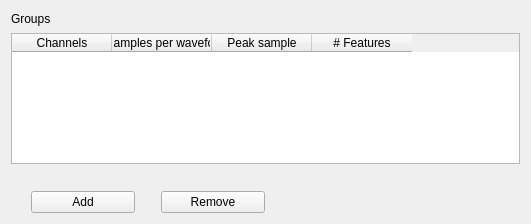
<?xml version="1.0" encoding="UTF-8"?>
<ui version="4.0" stdsetdef="1">
  <author></author>
  <comment></comment>
  <exportmacro></exportmacro>
  <class>SpikeLayout</class>
  <widget class="QWidget" name="SpikeLayout">
    <property name="geometry">
      <rect>
        <x>0</x>
        <y>0</y>
        <width>531</width>
        <height>224</height>
      </rect>
    </property>
    <property name="windowTitle">
      <string>Spike</string>
    </property>
    <layout class="QGridLayout">
      <item row="0" column="0">
        <layout class="QGridLayout">
          <item row="1" column="0">
            <widget class="QTableWidget" name="groupTable">
              <property name="sizePolicy">
                <sizepolicy>
                  <hsizetype>7</hsizetype>
                  <vsizetype>7</vsizetype>
                  <horstretch>0</horstretch>
                  <verstretch>0</verstretch>
                </sizepolicy>
              </property>
              <property name="minimumSize">
                <size>
                  <width>500</width>
                  <height>100</height>
                </size>
              </property>
              <property name="maximumSize">
                <size>
                  <width>32767</width>
                  <height>32767</height>
                </size>
              </property>
              <property name="rowCount">
                <number>0</number>
              </property>
              <property name="columnCount">
                <number>4</number>
              </property>
              <property name="selectionMode">
                <enum>QAbstractItemView::MultiSelection</enum>
              </property>
              <column>
                <property name="text">
                  <string>Channels</string>
                </property>
                <property name="pixmap">
                  <pixmap/>
                </property>
              </column>
              <column>
                <property name="text">
                  <string># Samples per waveform</string>
                </property>
                <property name="pixmap">
                  <pixmap/>
                </property>
              </column>
              <column>
                <property name="text">
                  <string>Peak sample</string>
                </property>
                <property name="pixmap">
                  <pixmap/>
                </property>
              </column>
              <column>
                <property name="text">
                  <string># Features</string>
                </property>
                <property name="pixmap">
                  <pixmap/>
                </property>
              </column>
            </widget>
          </item>
          <item row="3" column="0">
            <layout class="QGridLayout">
              <item row="0" column="0">
                <spacer name="spacer10_2_2">
                  <property name="sizeHint">
                    <size>
                      <width>20</width>
                      <height>16</height>
                    </size>
                  </property>
                  <property name="sizeType">
                    <enum>QSizePolicy::Fixed</enum>
                  </property>
                  <property name="orientation">
                    <enum>Qt::Horizontal</enum>
                  </property>
                </spacer>
              </item>
              <item row="0" column="2">
                <spacer name="spacer10_2_2_2">
                  <property name="sizeHint">
                    <size>
                      <width>20</width>
                      <height>16</height>
                    </size>
                  </property>
                  <property name="sizeType">
                    <enum>QSizePolicy::Fixed</enum>
                  </property>
                  <property name="orientation">
                    <enum>Qt::Horizontal</enum>
                  </property>
                </spacer>
              </item>
              <item row="0" column="4">
                <spacer name="spacer10_2_3">
                  <property name="sizeHint">
                    <size>
                      <width>136</width>
                      <height>16</height>
                    </size>
                  </property>
                  <property name="sizeType">
                    <enum>QSizePolicy::Expanding</enum>
                  </property>
                  <property name="orientation">
                    <enum>Qt::Horizontal</enum>
                  </property>
                </spacer>
              </item>
              <item row="0" column="1">
                <widget class="QPushButton" name="addGroupButton">
                  <property name="sizePolicy">
                    <sizepolicy>
                      <hsizetype>0</hsizetype>
                      <vsizetype>0</vsizetype>
                      <horstretch>0</horstretch>
                      <verstretch>0</verstretch>
                    </sizepolicy>
                  </property>
                  <property name="minimumSize">
                    <size>
                      <width>104</width>
                      <height>0</height>
                    </size>
                  </property>
                  <property name="maximumSize">
                    <size>
                      <width>104</width>
                      <height>32767</height>
                    </size>
                  </property>
                  <property name="text">
                    <string>Add</string>
                  </property>
                </widget>
              </item>
              <item row="0" column="3">
                <widget class="QPushButton" name="removeGroupButton">
                  <property name="sizePolicy">
                    <sizepolicy>
                      <hsizetype>0</hsizetype>
                      <vsizetype>0</vsizetype>
                      <horstretch>0</horstretch>
                      <verstretch>0</verstretch>
                    </sizepolicy>
                  </property>
                  <property name="minimumSize">
                    <size>
                      <width>104</width>
                      <height>0</height>
                    </size>
                  </property>
                  <property name="maximumSize">
                    <size>
                      <width>104</width>
                      <height>32767</height>
                    </size>
                  </property>
                  <property name="text">
                    <string>Remove</string>
                  </property>
                </widget>
              </item>
            </layout>
          </item>
          <item row="2" column="0">
            <spacer name="spacer11">
              <property name="sizeHint">
                <size>
                  <width>19</width>
                  <height>21</height>
                </size>
              </property>
              <property name="sizeType">
                <enum>QSizePolicy::Fixed</enum>
              </property>
              <property name="orientation">
                <enum>Qt::Vertical</enum>
              </property>
            </spacer>
          </item>
          <item row="0" column="0">
            <layout class="QGridLayout">
              <item row="0" column="1">
                <spacer name="spacer10_2_3_2">
                  <property name="sizeHint">
                    <size>
                      <width>452</width>
                      <height>16</height>
                    </size>
                  </property>
                  <property name="sizeType">
                    <enum>QSizePolicy::Expanding</enum>
                  </property>
                  <property name="orientation">
                    <enum>Qt::Horizontal</enum>
                  </property>
                </spacer>
              </item>
              <item row="0" column="0">
                <widget class="QLabel" name="textLabel4_2_2_4_2_2_2">
                  <property name="text">
                    <string>Groups</string>
                  </property>
                  <property name="wordWrap">
                    <bool>false</bool>
                  </property>
                </widget>
              </item>
            </layout>
          </item>
        </layout>
      </item>
    </layout>
  </widget>
  <layoutdefault spacing="6" margin="11"/>
  <pixmapfunction>qPixmapFromMimeSource</pixmapfunction>
</ui>
